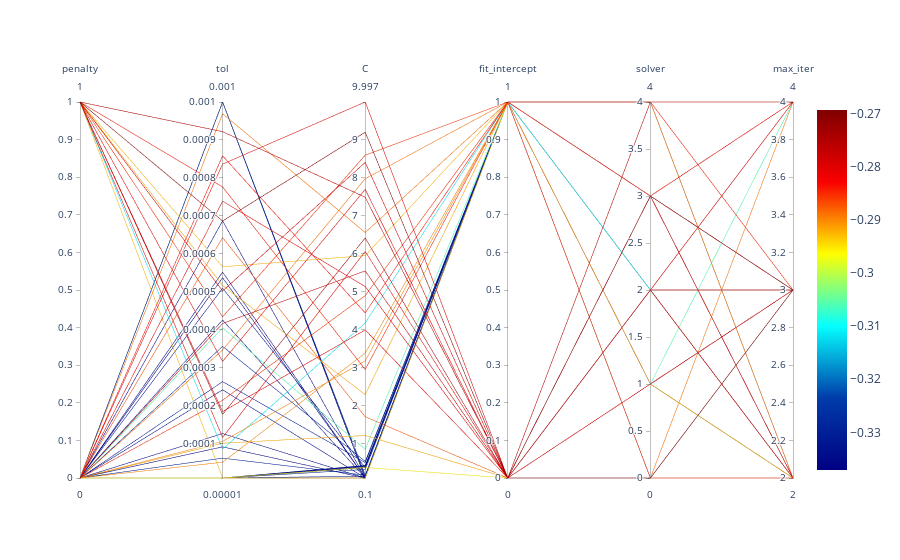

Notebook source saved alongside this figure:
### Markdown cell above
## Parallel Coordinates Plot

### Code cell
spot_tuner.parallel_plot()
